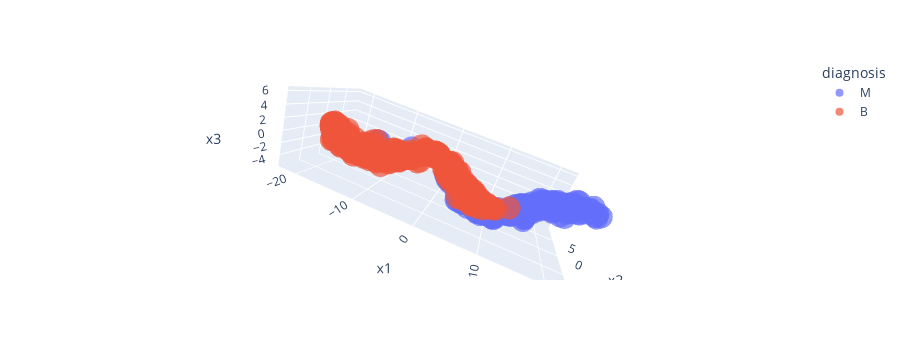

Notebook source saved alongside this figure:
### Markdown cell above
### Tuning the parameters
t-SNE offers several tunable parameters that significantly influence its performance and the quality of the visualizations it produces. Tuning these parameters appropriately is crucial for achieving meaningful and interpretable results. Here are the key tunable parameters in t-SNE:

1. **Perplexity**: 
   - The perplexity parameter is a guess about the number of close neighbors each point has. Technically, it relates to the number of nearest neighbors that is used in other manifold learning algorithms. 
   - Typical values for perplexity range between 5 and 50. Choosing the right perplexity value usually requires some experimentation and depends largely on the size of the dataset. A larger dataset usually requires a higher perplexity. The choice of perplexity can significantly affect the results.

2. **Learning Rate**:
   - The learning rate in t-SNE is a crucial parameter that determines how much the weights are adjusted at each update during the optimization of the Kullback-Leibler divergence.
   - If the learning rate is too high, the map may look like a "ball" with various points scattered randomly around the edges. If it’s too low, the map may be too dense with many points not fully unfolding in the low-dimensional space.
   - Typical values range from 10 to 1000, and like perplexity, it may require tuning specific to the dataset at hand.

3. **Number of Iterations**:
   - This is the number of iterations the algorithm runs to optimize the positions of the points in the lower-dimensional space.
   - Generally, more iterations will allow the algorithm more opportunity to find a good configuration but will take longer to compute. Insufficient iterations might result in an under-optimized layout, affecting the quality of the visualization.

4. **Early Exaggeration**:
   - This parameter controls the tightness with which natural clusters in the original space are shown in the embedded space and helps the points move out of local minima during the optimization.
   - Higher values can help the visualization spread out more and can be particularly useful for smaller datasets or datasets with clear clustering. The default value is typically around 12, but this can be adjusted based on specific needs.

5. **Metric**:
   - t-SNE can use various metrics to calculate the distances between points in high-dimensional space (Euclidean, Manhattan, cosine, etc.).
   - The choice of metric can affect the performance of t-SNE, especially depending on the nature of the data. For example, cosine similarity is often more appropriate for text data represented in vector space.

6. **Initialization**:
   - How the points are placed initially in the lower-dimensional space. Typically, points can be initialized randomly or using PCA (Principal Component Analysis) for a potentially better starting point that could lead to better results.
   - PCA initialization is generally more stable and can speed up the computation by positioning points in a way that reflects their actual distances in the high-dimensional space.

Adjusting these parameters requires understanding both the algorithm and the data at hand. Often, the best settings are found through a combination of domain knowledge, understanding of the algorithm’s dynamics, and empirical experimentation.

### Code cell
import plotly.express as px
fig = px.scatter_3d(tsne_df1,x='x1',y='x2',z='x3',color='diagnosis',size_max = 10,opacity = 0.7)
fig.show()

### Figure 1 — Plotly figure (JSON) as saved in the notebook; plotly's stock layout.template omitted (floating-point values rounded to 4 significant figures; data arrays with more than 128 entries replaced by an {"elided": "..."} marker saying what was removed)
{"data": [{"hovertemplate": "diagnosis=M<br>x1=%{x}<br>x2=%{y}<br>x3=%{z}<extra></extra>", "legendgroup": "M", "marker": {"color": "#636efa", "opacity": 0.7, "symbol": "circle"}, "mode": "markers", "name": "M", "scene": "scene", "showlegend": true, "type": "scatter3d", "x": {"elided": "212 float values"}, "y": {"elided": "212 float values"}, "z": {"elided": "212 float values"}}, {"hovertemplate": "diagnosis=B<br>x1=%{x}<br>x2=%{y}<br>x3=%{z}<extra></extra>", "legendgroup": "B", "marker": {"color": "#EF553B", "opacity": 0.7, "symbol": "circle"}, "mode": "markers", "name": "B", "scene": "scene", "showlegend": true, "type": "scatter3d", "x": {"elided": "357 float values"}, "y": {"elided": "357 float values"}, "z": {"elided": "357 float values"}}], "layout": {"autosize": true, "height": 360, "legend": {"title": {"text": "diagnosis"}, "tracegroupgap": 0}, "margin": {"t": 60}, "scene": {"aspectmode": "auto", "aspectratio": {"x": 2.069, "y": 0.8643, "z": 0.5593}, "camera": {"center": {"x": 0, "y": 0, "z": 0}, "eye": {"x": 0.2436, "y": -1.898, "z": 0.6767}, "projection": {"type": "perspective"}, "up": {"x": -0.3643, "y": 0.1724, "z": 0.9152}}, "domain": {"x": [0, 1], "y": [0, 1]}, "xaxis": {"title": {"text": "x1"}, "type": "linear"}, "yaxis": {"title": {"text": "x2"}, "type": "linear"}, "zaxis": {"title": {"text": "x3"}, "type": "linear"}}}}
